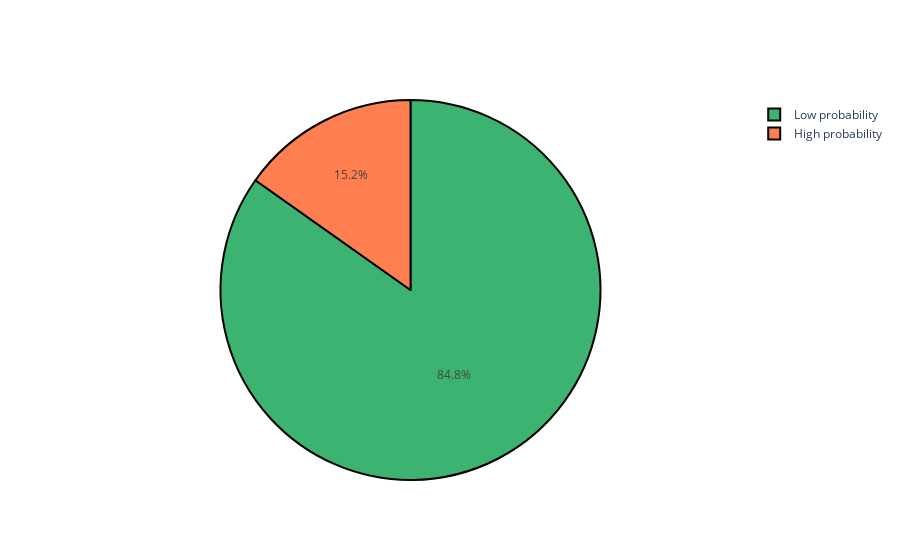

This figure's notebook cell:
### Markdown cell above
### Exploratory Data Analysis

### Code cell
def condition_ratio(data):
    results = data['TenYearCHD'].value_counts()
    values = [results[0], results[1]]
    labels = ['Low probability', 'High probability']
    colors = ['MediumSeaGreen', 'Coral']
    fig_pie = go.Pie(labels=labels, values=values,
                     marker={'colors': colors, 
                             'line': {'color': 'Black', 'width': 2}})
    py.iplot([fig_pie])
    return py
condition_ratio(df)

### Figure 1 — Plotly figure (JSON) as saved in the notebook; plotly's stock layout.template omitted (floating-point values rounded to 4 significant figures)
{"data": [{"labels": ["Low probability", "High probability"], "marker": {"colors": ["MediumSeaGreen", "Coral"], "line": {"color": "Black", "width": 2}}, "type": "pie", "values": [3594, 644]}], "layout": {}}
